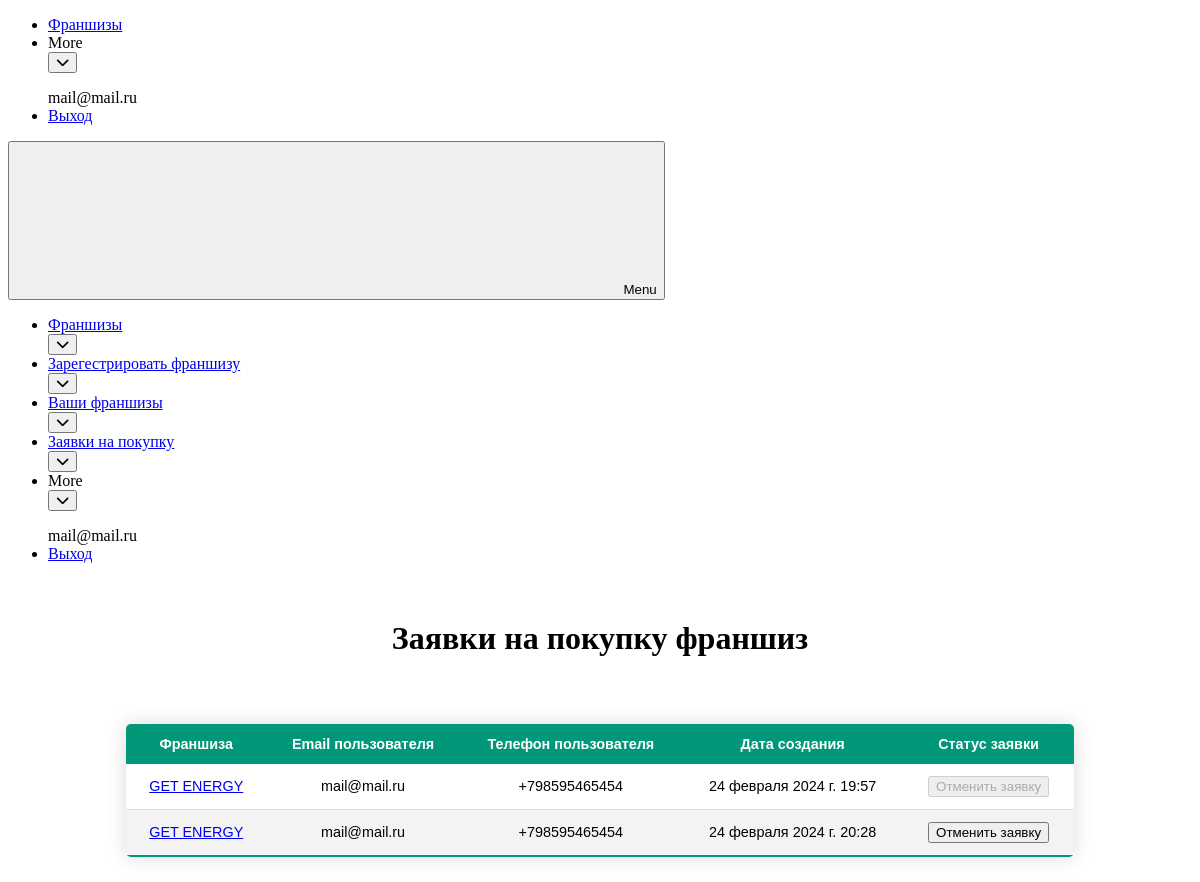
The app's page /user_requests_to_by/ (signed in), older data.
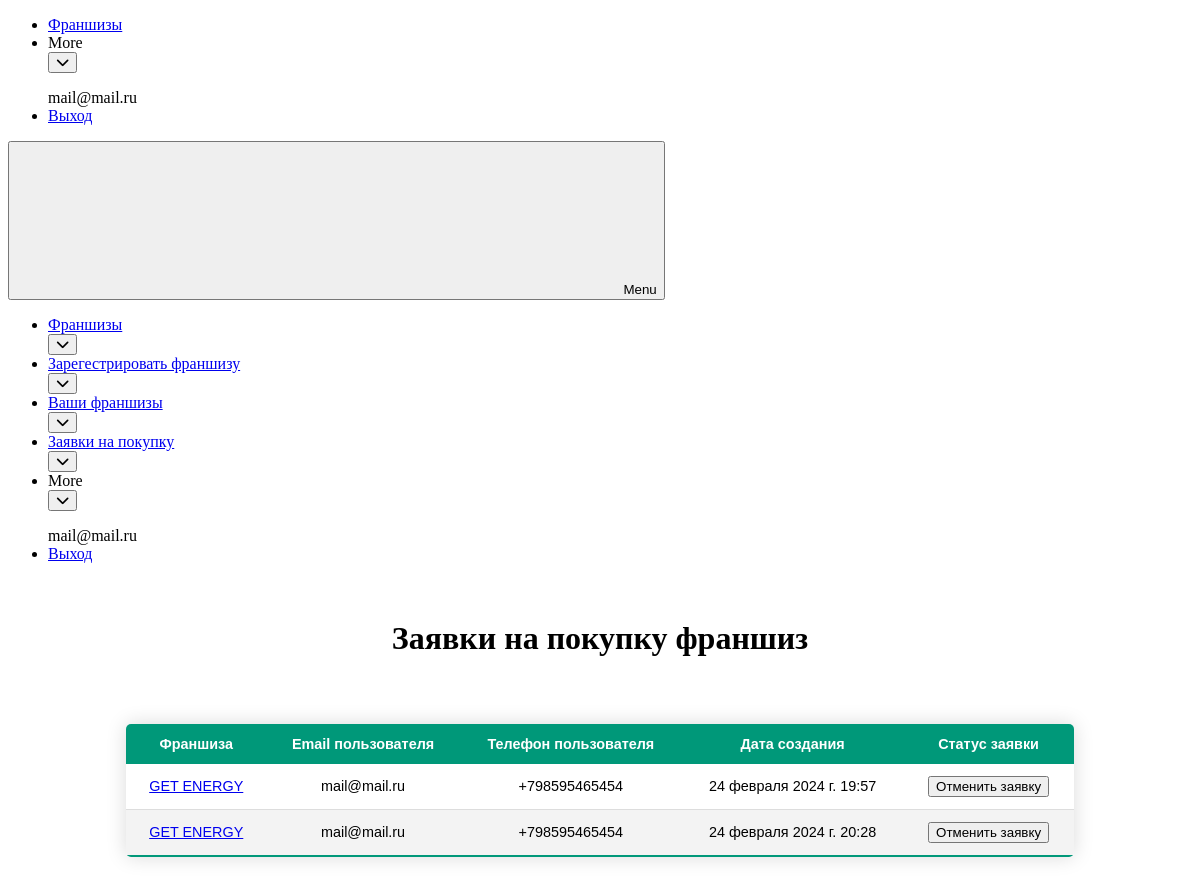
The same page, newer data.
### personal_account/models.py (models this page shows, shortened)
class RequestsToBuy(models.Model):
    id = models.IntegerField(primary_key=True)
    user = models.ForeignKey(CustomUser, on_delete=models.CASCADE)
    franchise = models.ForeignKey(Franchise, on_delete=models.CASCADE)
    created_at = models.DateTimeField(auto_now_add=True)
    STATUS_TYPE_CHOICES = [
        ('under_consideration', 'На рассмотрении'),
        ('cansel', 'Отменена'),
        ('could_not_be_contacted', 'Франчайзер не смог связаться'),
        ('the_deal_is_done', 'Сделка заключена'),
    ]
    status = models.CharField(max_length=100, choices=STATUS_TYPE_CHOICES, verbose_name="Статус заявки", null=True,
                              blank=True)
    class Meta:
        db_table = 'requests_to_buy'

class Franchise(models.Model):
    franchise_id = models.AutoField(primary_key=True)
    advantages_over_competitors = models.TextField()
    business_launch_deadline = models.SmallIntegerField()
    company_description = models.TextField()
    costs_at_the_franchise_launch_stage = models.TextField()
    date_of_trademark_registration = models.TextField()
    example_of_profit_calculation = models.TextField()
    franchise_start_year = models.SmallIntegerField()
    inn_link = models.TextField()
    investments_from_and_to = models.TextField()
    juicy_description_of_the_franchise = models.TextField()
    juridical_information = models.TextField()
    link_to_the_franchise_website = models.TextField()
    most_important_choosing_factors = models.TextField()
    number_of_franchise_points = models.SmallIntegerField()
    number_of_own_points = models.SmallIntegerField()
    payback_period = models.SmallIntegerField()
    registered_trademark_number = models.IntegerField()
    required_number_of_employees = models.SmallIntegerField()
    royalties_monthly_deductions = models.TextField()
    short_description = models.TextField()
    title = models.TextField()
    training_and_support = models.TextField()
    what_is_included_in_the_lump_sum = models.TextField()
    year_of_company_opening = models.SmallIntegerField()
    category = models.ForeignKey(Category, on_delete=models.CASCADE)
    user = models.ForeignKey(CustomUser, on_delete=models.CASCADE)
    preview_photo = models.ImageField(upload_to="preview_photo/", null=True, blank=True)
    allow_to_publish = models.BooleanField(default=False)
    sait_manager_comment = models.TextField(null=True, blank=True)
    average_check = models.IntegerField()
    royalties_monthly_coast = models.IntegerField()
    start_investments = models.IntegerField()
    lump_sum_payment = models.IntegerField()
    class Meta:
        db_table = 'franchises'

### accounts/models.py (models this page shows, shortened)
class CustomUser(AbstractUser):
    surname = models.CharField(max_length=100, verbose_name="Фамилия")
    username = models.CharField(max_length=100, verbose_name="Имя")
    email = models.EmailField(verbose_name='Почтовый адрес', unique=True)
    phone_number = models.CharField(max_length=100, verbose_name="Номер телефона", unique=True)
    USERNAME_FIELD = 'email'
    REQUIRED_FIELDS = ['username']
    USER_TYPE_CHOICES = [
        ('owner', 'Франчайзер'),
        ('franchise', 'Франчизи'),
    ]
    user_type = models.CharField(max_length=10, choices=USER_TYPE_CHOICES, verbose_name="Тип пользователя", null=True,
                                 blank=True)

### personal_account/views.py (the view)
# urls.py: path('user_requests_to_by/', user_requests_to_by, name='user_requests_to_by'),
@login_required
def user_requests_to_by(request):
    list_visibility = False
    if request.method == 'POST':
        list_visibility = True
        request_id = request.POST.get('request_id')
        request_to_buy = get_object_or_404(RequestsToBuy, id=request_id)
        request_to_buy.delete()
    user_franchises = RequestsToBuy.objects.filter(user=request.user.id)
    if user_franchises:
        list_visibility = True
    return render(request, 'user_requests_to_by.html', {'requests_to_buy': user_franchises, 'list_visibility': list_visibility})

### personal_account/templates/user_requests_to_by.html (shortened to what the changed rows need)
<!DOCTYPE html>
<html lang="en">
<head>
    {% load static %}
    <link data-cssvarsponyfill="true" class="Webpack-css" rel="stylesheet"
          href="https://franchisedirect-40-prod-ops.s3.amazonaws.com/resource/00000181-4e84-d821-a7fb-6eec5f430000/styleguide/All.min.64049740222a65de1afcca93fa9aeffc.gz.css">
</head>
<body>
{% if list_visibility %}
    <div class="table-container">
        <div style="padding: 20px">
            <h1>Заявки на покупку франшиз</h1>
        </div>
        <table class="styled-table">
            <thead>
            <tr>
                <th>Франшиза</th>
                <th>Email пользователя</th>
                <th>Телефон пользователя</th>
                <th>Дата создания</th>
                <th>Статус заявки</th>
            </tr>
            </thead>
            <tbody>
            {% for item in requests_to_buy %}
                <tr>
                    <td><a href="{% url 'edit_franchise' item.franchise.franchise_id %}">{{ item.franchise.title }}</a>
                    </td>
                    <td>{{ item.user.email }} {{ item.request.id }}</td>
                    <td>{{ item.user.phone_number }}</td>
                    <td>{{ item.created_at }}</td>
                    <td>
                        <form method="post" action="{% url 'user_requests_to_by' %}">
                            <button type="submit"   {% if item.status == "cansel" %} disabled {% endif %}>Отменить заявку </button>
                        </form>
                    </td>
                </tr>
            {% endfor %}
            </tbody>
        </table>
    </div>
{% else %}
    <div style=" align-items: center;     justify-content: center;  display: flex;">
    <h1>Вы не отправляли заявки на покупку франшиз</h1>
    </div>
{% endif %}
</body>
</html>

Row changes from the older to the newer data that the page shows:
changed RequestsToBuy "24 февраля 2024 г. 19:57": status "cansel" → "could_not_be_contacted" (drawn)
